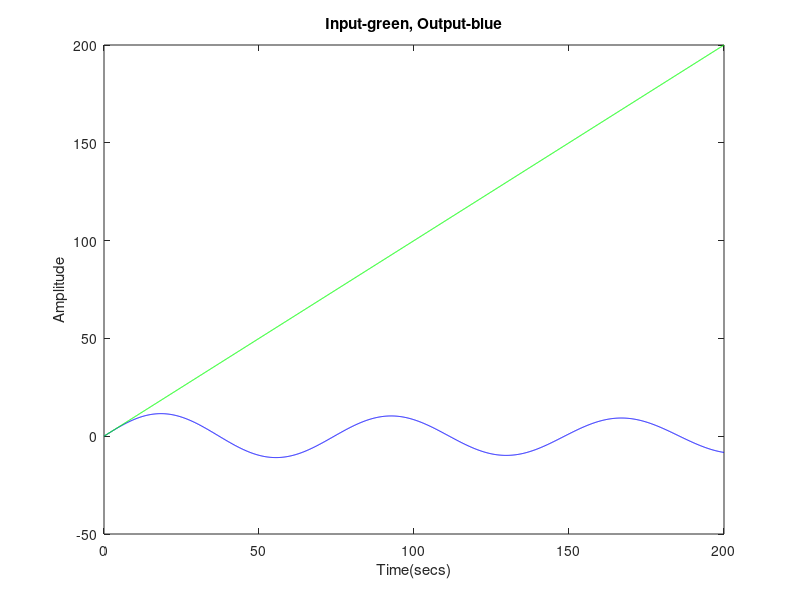

Source code (MATLAB):
s = tf('s');
G = (s+5)*(s+7)/(s+1)*(s+4)*s*s;
sys_cl = feedback(G,1);
t = 0:0.1:200;
u = t;
[y,t,x] = lsim(sys_cl,u,t);
plot(t,y,'b',t,u,'g')
xlabel('Time(secs)')
ylabel('Amplitude')
title('Input-green, Output-blue')
